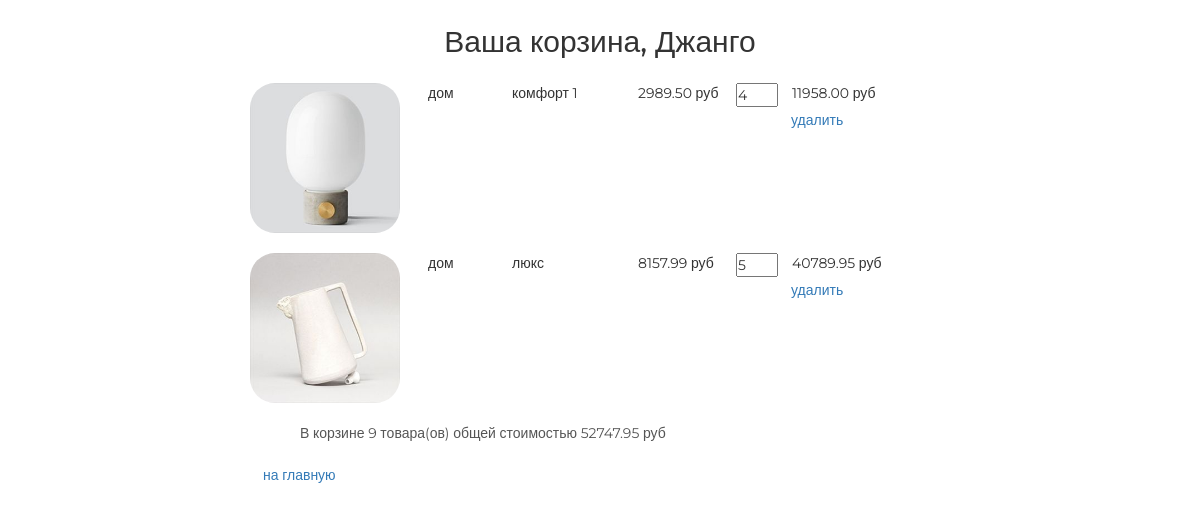
/basket/ (signed in), run on an earlier commit of the app's database.
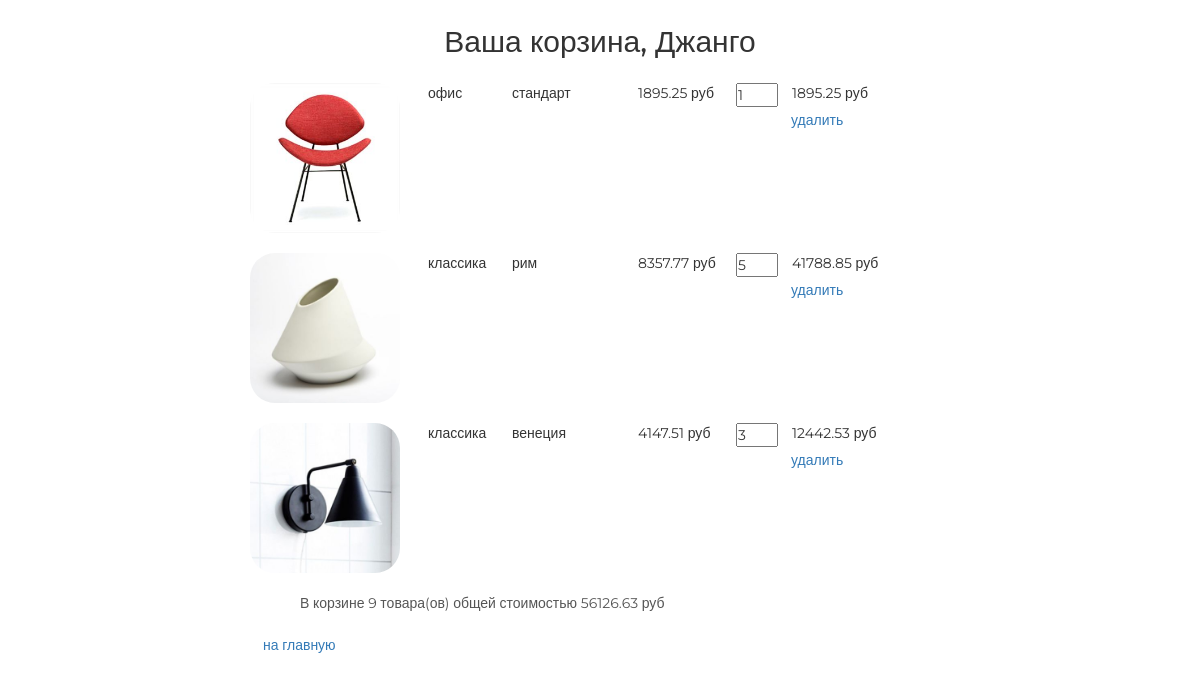
And on a later commit of the database.
### authapp/models.py (models this page shows)
class ShopUser(AbstractUser):
    age = models.PositiveIntegerField('возраст', null=True)
    avatar = models.ImageField('аватар', upload_to='avatars', blank=True)
    def basket_total_cost(self):
        return sum(map(lambda x: x.product_cost, self.basket.all()))
    def basket_total_qty(self):
        return sum(map(lambda x: x.quantity, self.basket.all()))

### basketapp/models.py (models this page shows)
class Basket(models.Model):
    user = models.ForeignKey(get_user_model(), on_delete=models.CASCADE,
                             related_name='basket')
    product = models.ForeignKey(Product, on_delete=models.CASCADE)
    quantity = models.IntegerField('количество', default=0)
    add_datetime = models.DateTimeField('время', auto_now_add=True)
    @property
    def product_cost(self):
        return self.product.price * self.quantity

### mainapp/models.py (models this page shows, shortened)
class Product(models.Model):
    category = models.ForeignKey(ProductsCategory, on_delete=models.CASCADE)
    name = models.CharField('товар', max_length=64)
    image = models.ImageField(upload_to='products_images', blank=True)
    description = models.TextField('описание', blank=True)
    short_desc = models.CharField(
        'краткое описание', max_length=64, blank=True)
    price = models.DecimalField(
        'цена', max_digits=8, decimal_places=2, default=0, null=True)
    quantity = models.PositiveIntegerField('количество на складе', default=0)
    class Meta:
        verbose_name = 'товар'
        verbose_name_plural = 'товары'

class ProductsCategory(models.Model):
    name = models.CharField('категория товара', max_length=64)
    description = models.TextField('описание категории', blank=True)
    class Meta:
        verbose_name = 'категория товара'
        verbose_name_plural = 'категории товаров'

### basketapp/views.py (the view)
# urls.py: path('', basketapp.index, name='index'),
@login_required
def index(request):
    basket = request.user.basket.all()
    context = {
        'page_title': 'корзина',
        'basket': basket,
    }
    return render(request, 'basketapp/index.html', context)

### basketapp/templates/basketapp/index.html
{% extends 'basketapp/base.html' %}
{% load static %}
{% block container %}
    <div class="basket_list">
        {% include 'basketapp/includes/inc__basket_list.html' %}
    </div>
{% endblock %}

### basketapp/templates/basketapp/base.html (shortened to what this page needs)
<!DOCTYPE html>
{% load static %}
<html>
<head>
    {% block css %}
        <link rel="stylesheet" type="text/css" href="{% static 'css/bootstrap.min.css' %}">
        <link rel="stylesheet" type="text/css" href="{% static 'css/style.css' %}">
        <link rel="stylesheet" href="{% static 'fonts/font-awesome/css/font-awesome.css' %}">
    {% endblock %}
</head>
<body>
<div class="basket_container">
    <div class="h2 text-center head">
        Ваша корзина,
        {{ user.first_name|default:"пользователь"|title }}
    </div>
    {% block container %}
    {% endblock %}
</div>
</body>
</html>

### basketapp/templates/basketapp/includes/inc__basket_list.html
{% load static %}
{% if basket %}
    {% for item in basket %}
        <div class="basket_record">
            <img src="/media/{{ item.product.image }}" alt="{{ item.product.short_desc }}">
            <span class="category_name">{{ item.product.category.name }}</span>
            <span class="product_name">{{ item.product.name }}</span>
            <span class="product_price">{{ item.product.price }}&nbspруб</span>
            <input type="number" name="{{ item.pk }}" min="0" max="{{ item.product.quantity }}"
                   value="{{ item.quantity }}">
            <span class="product_cost">{{ item.product_cost }}&nbspруб</span>
            <a href="{% url 'basket:remove' basket_pk=item.pk %}" class="btn btn-round">
                удалить
            </a>
        </div>
    {% endfor %}
    <div class="basket_summary">
        В корзине {{ user.basket_total_qty }} товара(ов) общей стоимостью
        {{ user.basket_total_cost }} руб
    </div>
{% else %}
    <h4>Корзина пуста</h4>
{% endif %}
<a href="{% url 'main:index' %}" class="btn btn-round">
    на главную
</a>

### static/css/style.css (style rules this page uses)
* { margin: 0; padding: 0; }
body { font-family: 'Montserrat', sans-serif; }
html, body { height: 100%; }
.basket_container { margin: 25px auto; width: 700px; }
.basket_list input[type="number"] { width: 3em; position: relative; display: block; float: left; }
.basket_list span.category_name { margin-left: 2em; width: 5em; position: relative; display: block; float: left; }
.basket_list span.product_name { margin-left: 1em; width: 8em; position: relative; display: block; float: left; }
.basket_list span.product_price { margin-left: 1em; width: 7em; position: relative; display: block; float: left; }
.basket_list span.product_cost { margin-left: 1em; width: 7em; position: relative; display: block; float: left; }
.basket_list .basket_record { position: relative; display: block; height: 170px; float: none; }
.basket_container .head { margin: 25px auto; }
.basket_container img { display: block; float: left; width: 150px; border-radius: 25px; }
.basket_container .basket_summary { display: block; margin-left: 50px; margin-bottom: 15px; color: #555; }

What changed in the data, as far as the page shows it:
removed Basket: product.image (picture), product.category.name "дом", product.name "комфорт 1", product.price "2989.50", quantity "4", product_cost "11958.00"
removed Basket: product.image (picture), product.category.name "дом", product.name "люкс", product.price "8157.99", quantity "5", product_cost "40789.95"
changed ShopUser "Джанго": basket_total_cost "52747.95" → "56126.63"
added Basket: product.image (picture), product.category.name "офис", product.name "стандарт", product.price "1895.25", quantity "1", product_cost "1895.25"
added Basket: product.image (picture), product.category.name "классика", product.name "рим", product.price "8357.77", quantity "5", product_cost "41788.85"
added Basket: product.image (picture), product.category.name "классика", product.name "венеция", product.price "4147.51", quantity "3", product_cost "12442.53"
